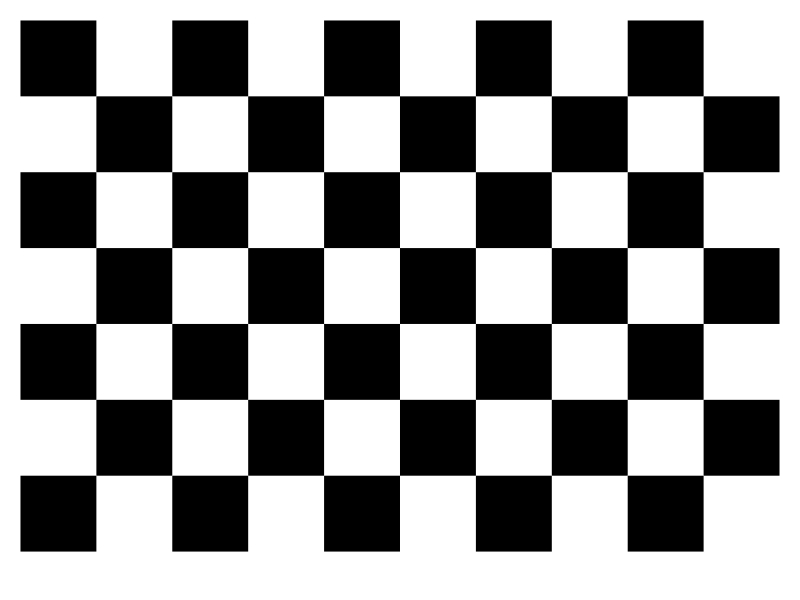
//> input picture source/aplication_tools/calibration/board.jpg, 800 x 600 px, given in place of the camera
$ ./color_detector   (built with g++ and OpenCV 4, older OpenCV classes emulated)
//> lines starting //> are read from the running program, lines starting //| are printed output that depends on the picture; after the words box and inside, x2 and y2 are one past the last pixel; in counts of white or black regions, pixels touching at a corner belong together
### source/aplication_tools/detectors/hand_detector/camera_calibration.h

#ifndef CALIBRATION_H
#define CALIBRATION_H

#include "settings.h"

#define PROJECTOR_Y -30
#define PROJECTOR_X 1346

static void read(const FileNode& node, Settings& x, const Settings&);

bool runCalibrationAndSave(Settings& s, Size imageSize, Mat&  cameraMatrix, Mat& distCoeffs,
                           vector<vector<Point2f> > imagePoints );

static double computeReprojectionErrors( const vector<vector<Point3f> >& objectPoints,
                                         const vector<vector<Point2f> >& imagePoints,
                                         const vector<Mat>& rvecs, const vector<Mat>& tvecs,
                                         const Mat& cameraMatrix , const Mat& distCoeffs,
                                         vector<float>& perViewErrors);

static void calcBoardCornerPositions(Size boardSize, float squareSize, vector<Point3f>& corners,
                                     Settings::Pattern);

static bool runCalibration( Settings& s, Size& imageSize, Mat& cameraMatrix, Mat& distCoeffs,
                            vector<vector<Point2f> > imagePoints, vector<Mat>& rvecs, vector<Mat>& tvecs,
                            vector<float>& reprojErrs,  double& totalAvgErr);

static void saveCameraParams( Settings& s, Size& imageSize, Mat& cameraMatrix, Mat& distCoeffs,
                              const vector<Mat>& rvecs, const vector<Mat>& tvecs,
                              const vector<float>& reprojErrs, const vector<vector<Point2f> >& imagePoints,
                              double totalAvgErr );

cv::Mat startCameraCalibration(cv::Mat& cameraMatrix,cv::Size& boardSize);

cv::Mat projectorCalibration(cv::Mat& view, cv::Size boardSize, float squareSize);

bool systemCalibration(cv::Mat& camera, cv::Mat& distorsionCoeff, cv::Mat& homography);
#endif

### source/aplication_tools/detectors/hand_detector/hand_detector.h
#ifndef HAND_DETECTOR_H
#define HAND_DETECTOR_H

#include <opencv2\opencv.hpp>
#include <iostream>
#include <sstream>
#include <time.h>
#include <stdio.h>

using namespace cv;
using namespace std;

double dist(cv::Point x,cv::Point y);
pair<cv::Point,double> circleFromPoints(Point p1, Point p2, Point p3);
bool detectHand(cv::VideoCapture& cap, cv::vector<cv::Point2f>& hits);
#endif

### source/aplication_tools/detectors/hand_detector/color_detector.cpp
#include "hand_detector.h"
#include "..\hand_detector\camera_calibration.h"
using namespace cv;
using namespace std;

#ifndef _CRT_SECURE_NO_WARNINGS
#define _CRT_SECURE_NO_WARNINGS
#endif

 int main () {
	cv::Mat camera, coeff, homography;
	// [6 lines of commented-out code are left out]
    cv::namedWindow( "Final", 1 );
    cv::Mat img,hsv,binary;

    VideoCapture cap(0);
    while(true) {
        //grab frame from camera
        cap >> img;
//> img is the input picture: 600 rows x 800 cols, CV_8UC3; min 0, max 255, mean 147.9

        //convert RGB image into HSV image
        cvtColor(img, hsv, CV_BGR2HSV);
//> hsv: 600 rows x 800 cols, CV_8UC3; mean H, S, V 0, 0, 147.9

        //get binary image
		imshow("HSV",hsv);
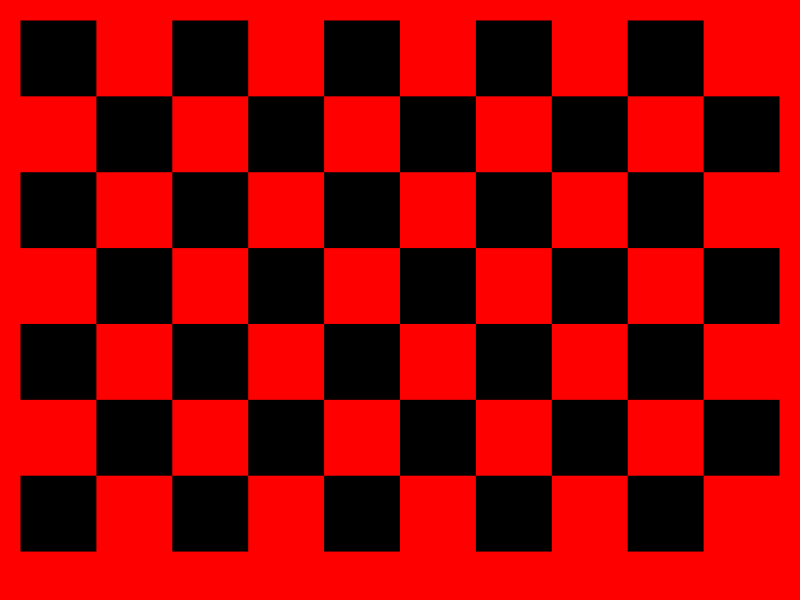
//> window 'HSV': 600 rows x 800 cols, CV_8UC3; mean B, G, R 0, 0, 147.9
        inRange(hsv, Scalar(0, 80, 100), Scalar(20, 150, 255), binary);
//> binary: 600 rows x 800 cols, CV_8UC1; every value is 0

        //find contours from binary image
        int i;
        vector< vector<Point> > contours;
        findContours(binary, contours, CV_RETR_TREE, CV_CHAIN_APPROX_SIMPLE); //find contours
//> contours = 0 contours
        vector<double> areas(contours.size());
        //find largest contour area
        for(i = 0; i < contours.size(); i++) {
            areas[i] = contourArea(Mat(contours[i]));
        }
//> this loop made 0 passes
        //get index of largest contour
        double max;
        Point maxPosition;
        minMaxLoc(Mat(areas),0,&max,0,&maxPosition);
//> max = 0; maxPosition = Point(-1, -1)
        //draw largest contour.
        drawContours(binary, contours, maxPosition.y, Scalar(255), CV_FILLED);

		imshow("Binary",binary);
        //draw bounding rectangle around largest contour
        Point center;
        Rect r;
        if (contours.size() >= 1) {
            r = boundingRect(contours[maxPosition.y]);
            rectangle(img, r.tl(),r.br(), CV_RGB(255, 0, 0), 3, 8, 0); //draw rectangle
        }
        //get centroid
        center.x = r.x + (r.width/2);
        center.y= r.y + (r.height/2);
        //print x and y co-ordinates on image
        char x[15],y[6];
        itoa(center.x,x,10);
        itoa(center.y,y,10);
        strcat(x,",");
        putText(img, strcat(x,y), center, FONT_HERSHEY_COMPLEX_SMALL, 0.8, Scalar(255,0,0), 1, CV_AA);
//> img: 600 rows x 800 cols, CV_8UC3; 31 pixels changed, all inside (x1, y1, x2, y2) = (4, 0, 25, 4)
//> x = "0,0"
        imshow("Final",img);

        //wait for key press
        int c = cvWaitKey(10);
//> the 'q' key is pressed
        if((char)c==27 ) break;

		circle(binary,center,10,cvScalar(255),-1);
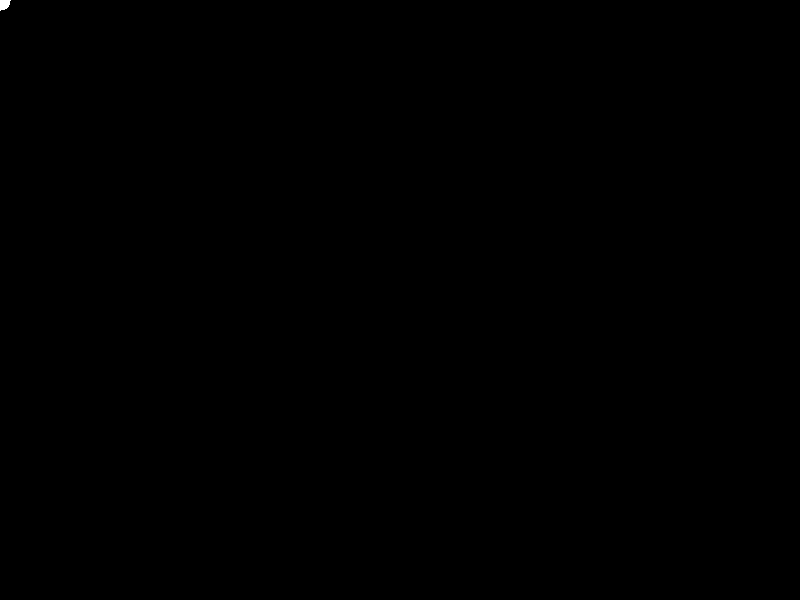
//> binary: 600 rows x 800 cols, CV_8UC1; 0.02% white; 1 white region, box (x1, y1, x2, y2) and area: (0, 0, 11, 11) 90
		imshow("Binary",binary);
    }
    cv::destroyAllWindows();
    VideoCapture release;
    return 0;
 }
